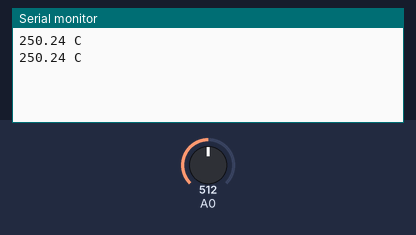
A sketch run on a simulated Arduino Uno, built with avr-gcc and run on an emulated ATmega328P. Shown: the last lines printed to the serial monitor. The test bench sets the inputs (shaded band); at power-on: A0 = 512.

Above: at 1.2 s.
1.3 s: A0 set to 716
At 2.6 s:
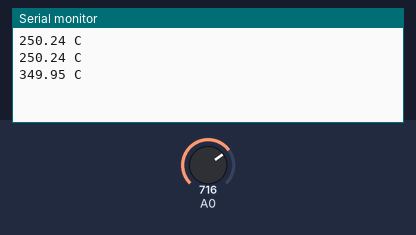
2.8 s: A0 set to 900
At 3.8 s:
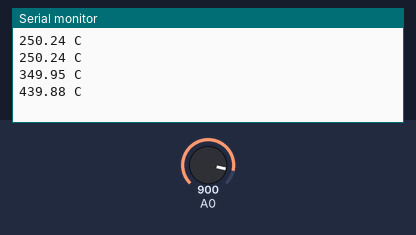
Timing chart, 0 to 5.8 s (numbered marks = the images above; inputs shaded):
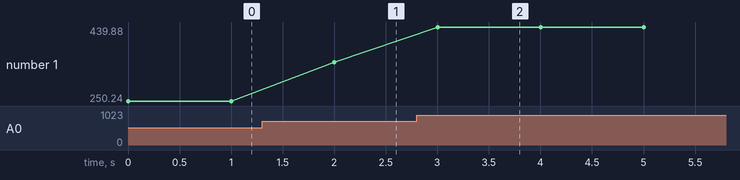

Measured:
- after the input at 1.3 s, the serial monitor: prints a new line after 0.70 s (image 1)
- after the input at 2.8 s, the serial monitor: prints a new line after 0.20 s (image 2)
- plotted number 1: 250.24 → 349.95 after the input at 1.3 s, 349.95 → 439.88 after the input at 2.8 s

The sketch:

aeolus1.ino
```cpp
/* Aeolus_Activity_1
Thermometer | Reads the voltage that corresponds to the temperature received from the temperature
sensor and displays it on the serial monitor. */
int a; // integer analog input (0-1023)
float temp; // decimal temperature values
// the setup function runs once when you press reset or power the board
void setup() {
  // put your setup code here, to run once:
Serial.begin(9600); // prepare serial monitor
}
// the loop function runs over and over again forever
void loop() {
  // put your main code here, to run repeatedly:
 a=analogRead(A0);  // read analog value from pin A0
 temp= (5.0*analogRead(A0)*100.0)/1023;  // compute the temperature
 Serial.print(temp);  // print the temperature value to the serial monitor into celsius
 Serial.println(" C");  //print the symbol C for celsius
 delay(1000);  // wait for 1 second
}
```
